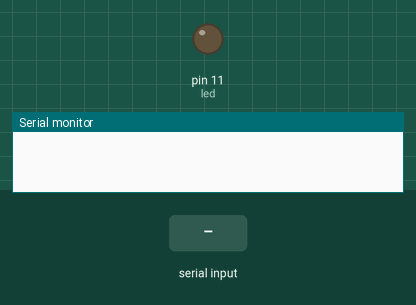
Bench run of a sketch on a simulated Arduino Uno, built with avr-gcc and run on an emulated ATmega328P. Parts: output pins drawn as LEDs (lit = HIGH), the last lines printed to the serial monitor. The test bench sets the inputs (shaded band).

Above: at 1.2 s.
1.3 s: "L" received over Serial
At 2.1 s:
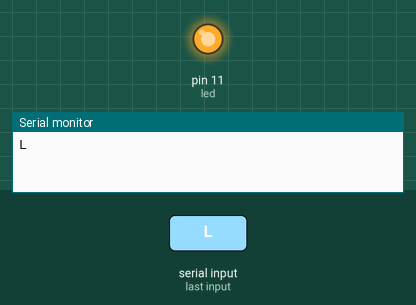
4.3 s: "B" received over Serial
At 6.1 s:
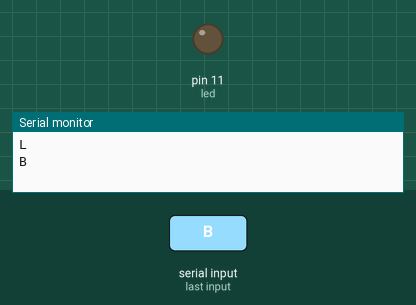
Timing chart, 0 to 11.8 s (numbered marks = the images above; inputs shaded):
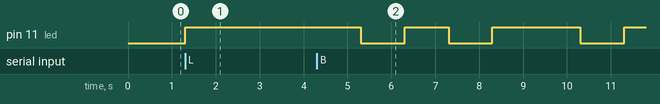

Measured:
- after the input at 1.3 s, pin 11 (led): LOW → HIGH at once
- after the input at 4.3 s, pin 11 (led): goes LOW 1.0 s, HIGH 1.0 s, LOW 1.0 s, HIGH 2.0 s, LOW 1.0 s, then HIGH, starting after 1.0 s

The sketch:

SerialInAdv.ino
```cpp
char input = "A";                    // initialize variable
int led = 11;                        // data and serial data are just variables to hold information.

void setup()
{
Serial.begin(9600);                     // initialize serial communication
pinMode (led, OUTPUT);                  // set pin 11 as output
}

void loop()
{

  //This section reads the serial data coming from the serial monitor.
  if (Serial.available()>0)          // when data is in the buffer, i. e. available.
          {
          input = Serial.read ();     // write serial data into  variable "input"
        //  Serial.print ("input = ");      // writes "input = " to the serial monitor
          Serial.println (input);         // shows you what was received.
          }

//Reacts to what was sent
if ( input == 'L' )                  // if a "L" was sent turn on LED.
  {
     digitalWrite (led, HIGH);
     delay (1000); //wait for a second
     digitalWrite(led, LOW); //turn the led off
  }
  else if ( input == 'B' )
  {
    digitalWrite (led, HIGH);
    delay (1000); //wait for a second
    digitalWrite(led, LOW); //turn the led off
    delay (1000); //wait for a second
    digitalWrite (led, HIGH);
    delay (1000); //wait for a second
    digitalWrite(led, LOW); //turn the led off
    delay (1000); //wait for a second
    digitalWrite (led, HIGH);
    delay (1000); //wait for a second
    digitalWrite(led, LOW); //turn the led off
  }
  else
  {
  digitalWrite (11, LOW);          // if anything else was sent turn LED off.
  }

}
```
